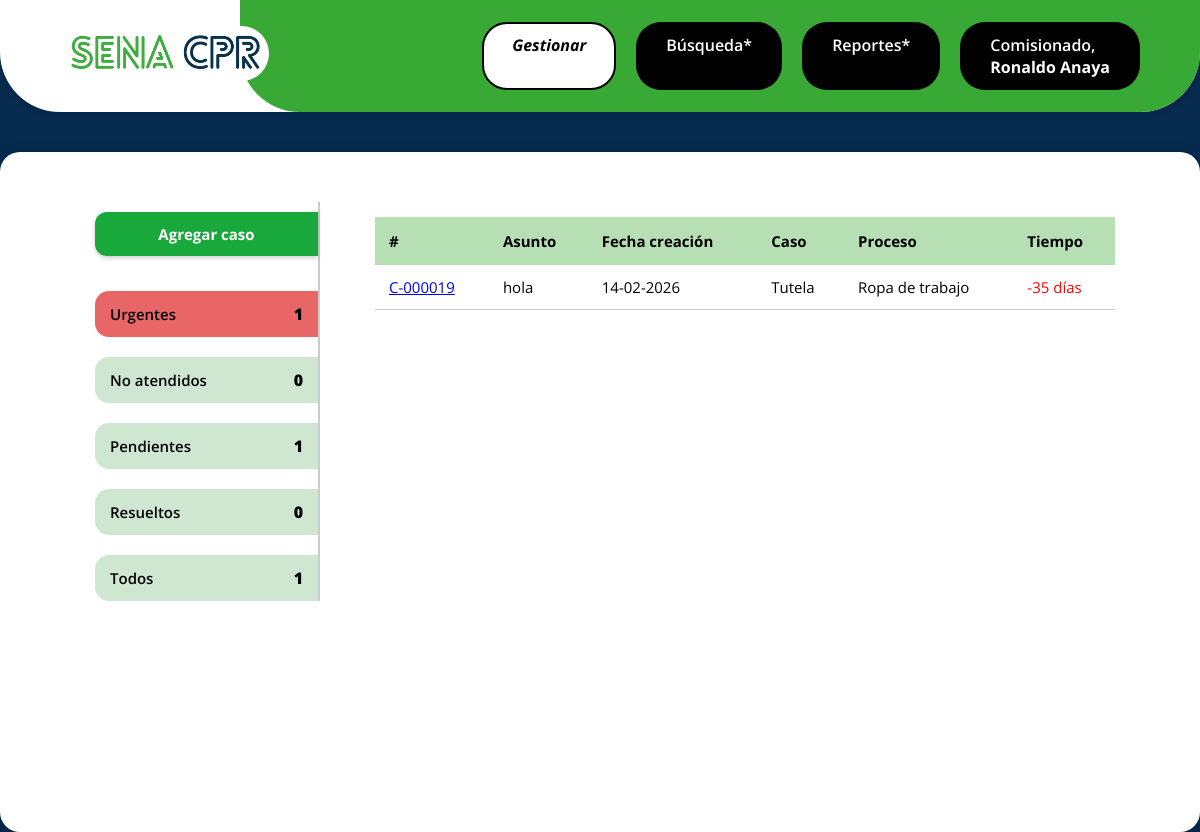
The page /public/gestionar.php?filtro=urgentes (signed in) on the database its author committed.
### tables this page shows
CREATE TABLE `casos` (
  `id` int(11) NOT NULL,
  `numero_caso` varchar(20) NOT NULL,
  `tipo_caso_id` int(11) NOT NULL,
  `tipo_proceso_id` int(11) NOT NULL,
  `asunto` varchar(200) NOT NULL,
  `detalles` text NOT NULL,
  `estado` enum('Atendido','No atendido','Pendiente') DEFAULT 'No atendido',
  `asignado_a` int(11) DEFAULT NULL,
  `fecha_creacion` datetime DEFAULT current_timestamp(),
  `fecha_cierre` datetime DEFAULT NULL
);

CREATE TABLE `tipos_caso` (
  `id` int(11) NOT NULL,
  `nombre` varchar(50) NOT NULL
);

CREATE TABLE `tipos_proceso` (
  `id` int(11) NOT NULL,
  `nombre` varchar(50) NOT NULL,
  `estado` tinyint(1) DEFAULT 1
);

### app/controllers/CasoController.php (called while the page is built, shortened)
<?php
require_once __DIR__ . '/../models/Caso.php';
class CasoController
{
    public function gestionarFiltrado()
    {
        $comisionado_id = $_SESSION['user']['id'];
        $casos_todos_comisionado = Caso::getByComisionado($comisionado_id);
        $tiempos_maximos = [
            'Denuncia'            => 30,
            'Solicitud'           => 15,
            'Derecho de petición' => 15,
            'Tutela'              => 10
        ];
        $casos_urgentes = [];
        foreach ($casos_todos_comisionado as &$caso) {
            $tipo = $caso['tipo_caso_nombre'];
            $fecha_creacion = new DateTime($caso['fecha_creacion']);
            $hoy = new DateTime();
            $max_dias = $tiempos_maximos[$tipo] ?? 15;
            $interval = $fecha_creacion->diff($hoy);
            $dias_transcurridos = (int)$interval->format('%r%a');
            $dias_restantes = $max_dias - $dias_transcurridos;
            $caso['dias_restantes'] = $dias_restantes;
            if ($dias_restantes < 0 && $caso['estado'] !== 'Atendido') {
                $casos_urgentes[] = $caso;
            }
        }
        $casos_no_atendidos = array_filter($casos_todos_comisionado, fn($c) => $c['estado'] === 'No atendido');
        $casos_pendiente    = array_filter($casos_todos_comisionado, fn($c) => $c['estado'] === 'Pendiente');
        $casos_resueltos    = array_filter($casos_todos_comisionado, fn($c) => $c['estado'] === 'Atendido');
        $casos_todos        = $casos_todos_comisionado;
        $filtro = $_GET['filtro'] ?? 'todos';
        switch ($filtro) {
            case 'urgentes':
                $casos = $casos_urgentes;
                break;
        }
        require __DIR__ . '/../views/comisionado/gestionar.php';
    }
}

### app/models/Caso.php (called while the page is built, shortened)
<?php
class Caso
{
    private static function db()
    {
        static $db = null;
        if ($db === null) {
            $db = new PDO("mysql:host=localhost;dbname=project-cpr;charset=utf8", "root", "");
            $db->setAttribute(PDO::ATTR_ERRMODE, PDO::ERRMODE_EXCEPTION);
        }
        return $db;
    }
    public static function getByComisionado($comisionado_id)
    {
        $sql = "
        SELECT c.*, tc.nombre AS tipo_caso_nombre, tp.nombre AS tipo_proceso_nombre
        FROM casos c
        JOIN tipos_caso tc ON tc.id = c.tipo_caso_id
        JOIN tipos_proceso tp ON tp.id = c.tipo_proceso_id
        WHERE c.asignado_a = :comisionado_id
        ORDER BY c.id DESC
    ";
        $stmt = self::db()->prepare($sql);
        $stmt->execute([':comisionado_id' => $comisionado_id]);
        return $stmt->fetchAll(PDO::FETCH_ASSOC);
    }
}

### app/views/comisionado/gestionar.php (the view, shortened to what this page needs)
<!DOCTYPE html>
<html lang="en">
<head>
    <link rel="stylesheet" href="/project-cpr/public/assets/css/globals/base.css">
    <link rel="stylesheet" href="/project-cpr/public/assets/css/comisionado/gestionar.css">
</head>
<body class="private">
    <?php include(__DIR__ . '/../components/header_comisionado.php'); ?>
    <div class="main-content">
        <div class="dashboard-container">
            <?php
            $filtro_actual = $_GET['filtro'] ?? 'todos';
            ?>
            <aside class="sidebar">
                <button class="btn-agregar">Agregar caso</button>
                <a href="?filtro=urgentes" class="btn-sidebar urgente <?= $filtro_actual === 'urgentes' ? 'active' : '' ?>">
                    <span>Urgentes</span>
                    <span class="num"><?= count($casos_urgentes) ?></span>
                </a>
                <a href="?filtro=no_atendido" class="btn-sidebar <?= $filtro_actual === 'no_atendido' ? 'active' : '' ?>">
                    <span>No atendidos</span>
                    <span class="num"><?= count($casos_no_atendidos) ?></span>
                </a>
                <a href="?filtro=pendiente" class="btn-sidebar <?= $filtro_actual === 'pendiente' ? 'active' : '' ?>">
                    <span>Pendientes</span>
                    <span class="num"><?= count($casos_pendiente) ?></span>
                </a>
                <a href="?filtro=resueltos" class="btn-sidebar <?= $filtro_actual === 'resueltos' ? 'active' : '' ?>">
                    <span>Resueltos</span>
                    <span class="num"><?= count($casos_resueltos) ?></span>
                </a>
                <a href="?filtro=todos" class="btn-sidebar <?= $filtro_actual === 'todos' ? 'active' : '' ?>">
                    <span>Todos</span>
                    <span class="num"><?= count($casos_todos) ?></span>
                </a>
            </aside>
            <section class="dashboard-content">
                <div class="table-container">
                    <table class="cases-table">
                        <thead>
                            <tr>
                                <th>#</th>
                                <th>Asunto</th>
                                <th>Fecha creación</th>
                                <th>Caso</th>
                                <th>Proceso</th>
                                <th>Tiempo</th>
                            </tr>
                        </thead>
                        <tbody>
                            <?php if (!empty($casos)): ?>
                                <?php foreach ($casos as $caso): ?>
                                    <tr>
                                        <td>
                                            <a href="/project-cpr/public/caso.php?id=<?= $caso['id'] ?>">
                                                <?= htmlspecialchars($caso['numero_caso']) ?>
                                            </a>
                                        </td>
                                        <td><?= htmlspecialchars($caso['asunto']) ?></td>
                                        <td><?= date("d-m-Y", strtotime($caso['fecha_creacion'] ?? '')) ?></td>
                                        <td><?= htmlspecialchars($caso['tipo_caso_nombre']) ?></td>
                                        <td><?= htmlspecialchars($caso['tipo_proceso_nombre']) ?></td>
                                        <td>
                                            <?php
                                            if ($caso['estado'] === 'Atendido') {
                                                echo "Resuelto";
                                            } else {
                                                $plazos = [
                                                    'Denuncia' => 30,
                                                    'Solicitud' => 15,
                                                    'Derecho de petición' => 15,
                                                    'Tutela' => 10
                                                ];
                                                $tipo = $caso['tipo_caso_nombre'] ?? '';
                                                $dias_max = $plazos[$tipo] ?? 15;
                                                $fecha_creacion = strtotime($caso['fecha_creacion']);
                                                $dias_transcurridos = (int)((time() - $fecha_creacion) / 86400);
                                                $dias_restantes = $dias_max - $dias_transcurridos;
                                                if ($dias_restantes < 0) {
                                                    echo "<span style='color:red;'>$dias_restantes días</span>";
                                                } else {
                                                    echo "$dias_restantes días";
                                                }
                                            }
                                            ?>
                                        </td>
                                    </tr>
                                <?php endforeach; ?>
                            <?php else: ?>
                                <tr>
                                    <td colspan="6">No hay casos para este filtro.</td>
                                </tr>
                            <?php endif; ?>
                        </tbody>
                    </table>
                </div>
            </section>
        </div>
    </div>
</body>
</html>

### public/assets/css/globals/base.css (style rules this page uses)
* { margin: 0; padding: 0; box-sizing: border-box; font-family: 'Open Sans', sans-serif; }
html, body { color: #fff; height: 100%; min-height: 100%; background-color: #062b4f; overscroll-behavior: none; }
.main-content { background-color: #ffffff; min-height: calc(100vh - 120px); margin: 40px auto; padding: 20px; border-radius: 20px; box-shadow: 0 8px 20px rgba(0, 0, 0, 0.2); max-width: 2000px; }

### public/assets/css/comisionado/gestionar.css (style rules this page uses)
.dashboard-container { display: flex; gap: 40px; padding: 30px 40px; }
.sidebar { width: 260px; display: flex; flex-direction: column; gap: 20px; padding-top: 10px; padding-left: 35px; border-right: 2px solid #ccc; }
.btn-sidebar { width: 100%; display: flex; justify-content: space-between; align-items: center; padding: 12px 15px; border: none; border-top-left-radius: 14px; border-bottom-left-radius: 14px; font-size: 15px; font-weight: 600; cursor: pointer; transition: 0.2s ease; color: #000; text-decoration: none; background-color: #cfe6d1; }
.btn-sidebar.active { background-color: #9fcf95; }
.btn-sidebar.urgente { background-color: #f7b2b2; color: #000; }
.btn-sidebar.urgente.active { background-color: #e96666; }
.btn-sidebar .num { font-weight: 800; font-size: 16px; }
.btn-agregar { background-color: #18A83B; color: #fffdfd; font-weight: 700; border: none; padding: 12px 15px; border-radius: 12px 0 0 12px; cursor: pointer; font-size: 15px; text-align: center; transition: 0.2s ease-in-out; box-shadow: 0 2px 5px rgba(0,0,0,0.2); }
.sidebar .btn-agregar { margin-bottom: 15px; }
.dashboard-content { flex: 1; padding: 15px; }
.table-container { width: 100%; overflow-y: auto; max-height: 550px; border-radius: 0px; padding-right: 10px; }
.cases-table { width: 100%; border-collapse: collapse; font-size: 15px; color: #000; border-radius: 0; }
.cases-table thead { background-color: #b6dfb4; font-weight: 700; }
.cases-table th { padding: 14px; text-align: left; font-size: 15px; background-color: #b6dfb4; }
.cases-table tbody tr { border-bottom: 1px solid #ccc; }
.cases-table td { padding: 12px 14px; }

### rows shown on the page
casos: estado "0", estado "1", numero_caso "C-000019", asunto "hola", fecha_creacion "14-02-2026", tipo_caso.nombre "Tutela", tipo_proceso.nombre "Ropa de trabajo", dias_restantes "-35"

### other values the page prints
$_SESSION['user']['username'] "Ronaldo Anaya"
count($casos_urgentes) "1"
count($casos_todos) "1"
